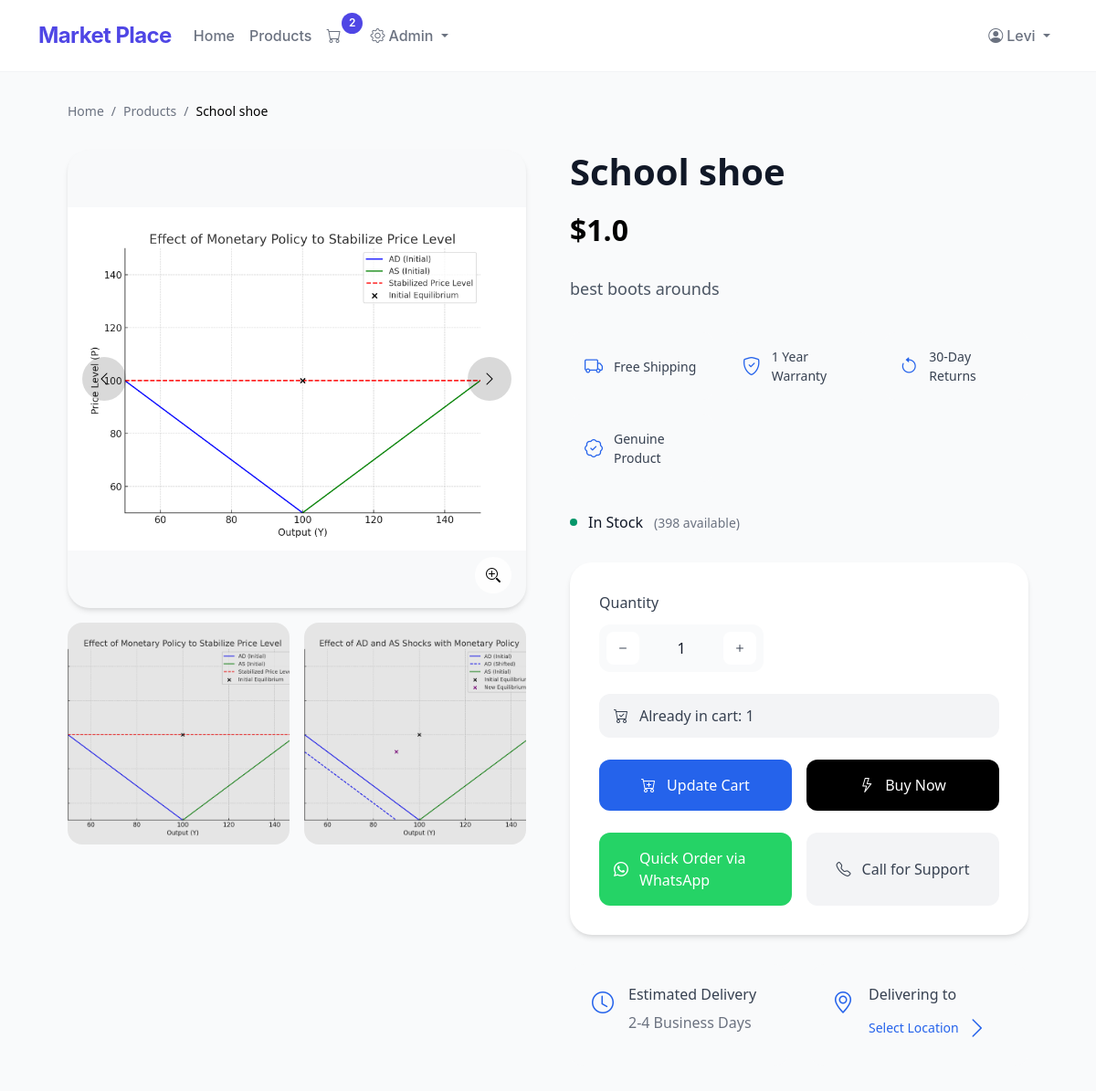
The page /product/2 (signed in) on the database as committed earlier.
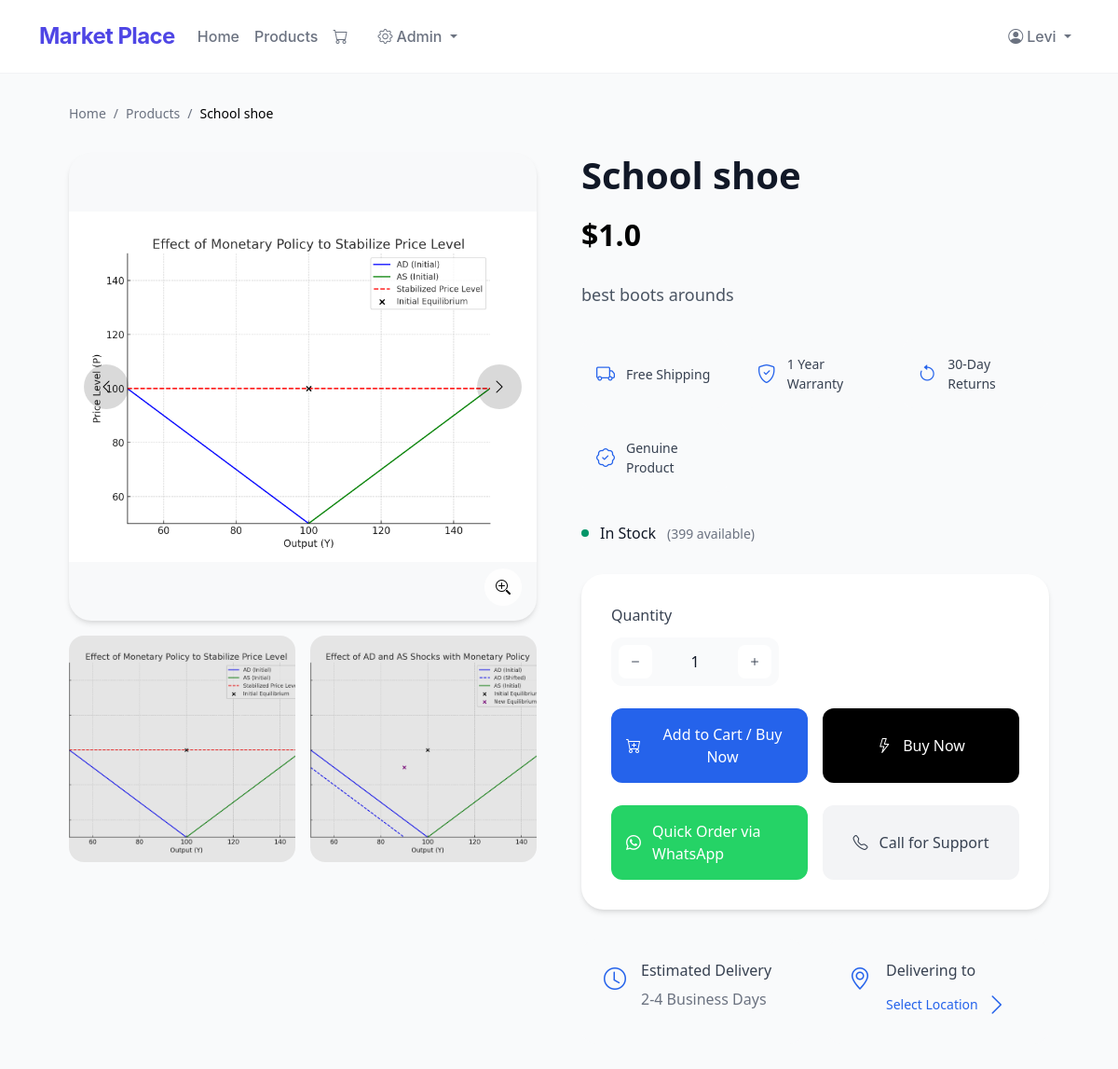
The same page on the database as committed later.
### app.py (models this page shows)
class Product(db.Model):
    __tablename__ = 'products'
    id = db.Column(db.Integer, primary_key=True)
    name = db.Column(db.String(100), nullable=False)
    description = db.Column(db.String(500), nullable=True)
    price = db.Column(db.Float, nullable=False)
    stock_quantity = db.Column(db.Integer, nullable=False)
    category_id = db.Column(db.Integer, db.ForeignKey('categories.id'), nullable=False)
    order_items = db.relationship('OrderItem', backref='product', lazy=True)
    images = db.relationship('ProductImage', backref='product', lazy=True)

class ProductImage(db.Model):
    __tablename__ = 'product_images'
    id = db.Column(db.Integer, primary_key=True)
    product_id = db.Column(db.Integer, db.ForeignKey('products.id'), nullable=False)
    image_url = db.Column(db.String(200), nullable=False)

class OrderItem(db.Model):
    __tablename__ = 'order_items'
    id = db.Column(db.Integer, primary_key=True)
    order_id = db.Column(db.Integer, db.ForeignKey('orders.id'), nullable=False)
    product_id = db.Column(db.Integer, db.ForeignKey('products.id'), nullable=False)
    quantity = db.Column(db.Integer, nullable=False)
    price_at_time = db.Column(db.Float, nullable=False)

### app.py (the view)
@app.route('/product/<int:product_id>')
def product_detail(product_id):
    product = Product.query.get_or_404(product_id)
    existing_order_item = None
    if 'user_id' in session:
        order = Order.query.filter_by(user_id=session['user_id'], status="Pending").first()
        if order:
            existing_order_item = OrderItem.query.filter_by(order_id=order.id, product_id=product_id).first()
    serialized_images = [{"image_url": image.image_url} for image in product.images]
    return render_template(
        'product_detail.html',
        product=product,
        existing_order_item=existing_order_item,
        images=serialized_images
    )

### app.py (called while the page is built)
def get_cart_unique_items():
    if 'user_id' in session:
        order = Order.query.filter_by(user_id=session['user_id'], status="Pending").first()
        if order:
            return OrderItem.query.filter_by(order_id=order.id).count()
    return 0

@app.context_processor
def inject_cart_count():
    return dict(cart_count=get_cart_unique_items())

### templates/product_detail.html (shortened to what this page needs)
{% extends 'base.html' %}
{% block content %}
<div class="product-container">
    <nav class="breadcrumb">
        <a href="{{ url_for('home') }}">Home</a>
        <span>/</span>
        <a href="{{ url_for('products') }}">Products</a>
        <span>/</span>
        <span class="current">{{ product.name }}</span>
    </nav>
    <div class="product-grid">
        <div class="image-section">
            <div class="main-image-container" id="image-container">
                {% if product.images %}
                    <div class="image-wrapper">
                        <img id="main-image"
                             src="{{ url_for('static', filename='uploads/' + product.images[0].image_url) }}"
                             alt="Image of {{ product.name }}">
                    </div>
                    <button class="nav-btn prev-btn" id="prev-btn">
                        <i class="bi bi-chevron-left"></i>
                    </button>
                    <button class="nav-btn next-btn" id="next-btn">
                        <i class="bi bi-chevron-right"></i>
                    </button>
                    <button class="zoom-btn" onclick="toggleZoom()">
                        <i class="bi bi-zoom-in"></i>
                    </button>
                {% else %}
                    <div class="no-image">
                        <i class="bi bi-image"></i>
                        <p>No image available</p>
                    </div>
                {% endif %}
            </div>
            <div class="thumbnail-strip">
                {% for image in product.images %}
                    <div class="thumbnail"
                         onclick="updateMainImage('{{ url_for('static', filename='uploads/' + image.image_url) }}', {{ loop.index0 }})">
                        <img src="{{ url_for('static', filename='uploads/' + image.image_url) }}"
                             alt="Thumbnail of {{ product.name }}">
                        <div class="thumbnail-overlay"></div>
                    </div>
                {% endfor %}
            </div>
        </div>
        <div class="product-info">
            <div class="product-header">
                <h1>{{ product.name }}</h1>
                <div class="price-section">
                    <span class="current-price">${{ product.price }}</span>
                </div>
            </div>
            <div class="product-description">
                {{ product.description }}
            </div>
            <div class="features-grid">
                <div class="feature">
                    <i class="bi bi-truck"></i>
                    <span>Free Shipping</span>
                </div>
                <div class="feature">
                    <i class="bi bi-shield-check"></i>
                    <span>1 Year Warranty</span>
                </div>
                <div class="feature">
                    <i class="bi bi-arrow-counterclockwise"></i>
                    <span>30-Day Returns</span>
                </div>
                <div class="feature">
                    <i class="bi bi-patch-check"></i>
                    <span>Genuine Product</span>
                </div>
            </div>
            <div class="stock-status {% if product.stock_quantity > 0 %}in-stock{% else %}out-of-stock{% endif %}">
                <div class="stock-indicator">
                    <div class="indicator-dot"></div>
                    {% if product.stock_quantity > 0 %}
                        <span>In Stock</span>
                        <span class="stock-count">({{ product.stock_quantity }} available)</span>
                    {% else %}
                        <span>Out of Stock</span>
                    {% endif %}
                </div>
            </div>
            <div class="purchase-card">
                <form method="POST" action="{{ url_for('add_to_cart', product_id=product.id) }}" class="purchase-form">
                    <div class="quantity-selector">
                        <label for="quantity">Quantity</label>
                        <div class="quantity-controls">
                            <button type="button" onclick="decrementQuantity()" class="qty-btn">
                                <i class="bi bi-dash"></i>
                            </button>
                            <input type="number" id="quantity" name="quantity" value="1"
                                   min="1" max="{{ product.stock_quantity }}" required>
                            <button type="button" onclick="incrementQuantity()" class="qty-btn">
                                <i class="bi bi-plus"></i>
                            </button>
                        </div>
                    </div>
                    {% if existing_order_item %}
                        <div class="cart-notice">
                            <i class="bi bi-cart-check"></i>
                            <span>Already in cart: {{ existing_order_item.quantity }}</span>
                        </div>
                    {% endif %}
                    <div class="purchase-buttons">
                        <button type="submit" class="primary-btn add-to-cart">
                            <i class="bi bi-cart-plus"></i>
                            <span>{% if existing_order_item %}Update Cart{% else %}Add to Cart / Buy Now{% endif %}</span>
                        </button>
                        <button type="button" class="primary-btn buy-now">
                            <i class="bi bi-lightning"></i>
                            <span>Buy Now</span>
                        </button>
                    </div>
                </form>
                <div class="alternative-purchase">
                    <a href="https://wa.me/{{ whatsapp_number }}?text=Hello%2C%20I%20am%20interested%20in%20{{ product.name }}."
                       class="whatsapp-btn" target="_blank">
                        <i class="bi bi-whatsapp"></i>
                        <span>Quick Order via WhatsApp</span>
                    </a>
                    <a href="tel:{{ phone_number }}" class="phone-btn">
                        <i class="bi bi-telephone"></i>
                        <span>Call for Support</span>
                    </a>
                </div>
            </div>
            <div class="delivery-info">
                <div class="delivery-time">
                    <i class="bi bi-clock"></i>
                    <div>
                        <h4>Estimated Delivery</h4>
                        <p>2-4 Business Days</p>
                    </div>
                </div>
                <div class="delivery-location">
                    <i class="bi bi-geo-alt"></i>
                    <div>
                        <h4>Delivering to</h4>
                        <button class="change-location" onclick="updateLocation()">
                            Select Location <i class="bi bi-chevron-right"></i>
                        </button>
                    </div>
                </div>
            </div>
        </div>
    </div>
</div>
{% endblock %}

### templates/base.html (shortened to what this page needs)
<!DOCTYPE html>
<html lang="en">
<head>
    <link rel="stylesheet" href="https://cdn.jsdelivr.net/npm/bootstrap-icons@1.7.2/font/bootstrap-icons.css">
    <link rel="stylesheet" href="https://cdn.jsdelivr.net/npm/bootstrap@5.3.1/dist/css/bootstrap.min.css">
    <link rel="stylesheet" href="{{ url_for('static', filename='css/styles.css') }}">
</head>
<body>
    <nav class="navbar navbar-expand-lg navbar-custom sticky-top">
        <div class="container">
            <a class="navbar-brand" href="{{ url_for('home') }}">Market Place</a>
            <div class="collapse navbar-collapse" id="navbarNav">
                <ul class="navbar-nav me-auto">
                    <li class="nav-item"><a class="nav-link" href="{{ url_for('home') }}">Home</a></li>
                    <li class="nav-item"><a class="nav-link" href="{{ url_for('products') }}">Products</a></li>
                    {% if session.get('user_id') %}
                    <li class="nav-item">
                        <a class="nav-link cart-link" href="{{ url_for('view_cart') }}">
                            <i class="bi bi-cart"></i>
                            {% if cart_count > 0 %}
                            <span class="cart-count">{{ cart_count }}</span>
                            {% endif %}
                        </a>
                    </li>
                    {% endif %}
                    {% if session.get('user_role') == 'admin' %}
                    <li class="nav-item dropdown">
                        <a class="nav-link dropdown-toggle" href="#" role="button" data-bs-toggle="dropdown">
                            <i class="bi bi-gear me-1"></i>Admin
                        </a>
                    </li>
                    {% endif %}
                </ul>
                <ul class="navbar-nav">
                    {% if session.get('user_id') %}
                    <li class="nav-item dropdown">
                        <a class="nav-link dropdown-toggle" href="#" id="userDropdown" data-bs-toggle="dropdown">
                            <i class="bi bi-person-circle me-1"></i>{{ session.get('user_name') }}
                        </a>
                    </li>
                    {% endif %}
                </ul>
            </div>
        </div>
    </nav>
    <div class="container my-4">
        {% block content %}{% endblock %}
    </div>
</body>
</html>

### templates/base.html (style rules this page uses)
:root { --primary-color: #4F46E5; --hover-color: #4338CA; --background-light: #F9FAFB; --text-primary: #111827; --text-secondary: #6B7280; }
body { font-family: 'Inter', system-ui, -apple-system, sans-serif; background-color: var(--background-light); color: var(--text-primary); }
.navbar-custom { background-color: rgba(255, 255, 255, 0.95); backdrop-filter: blur(10px); border-bottom: 1px solid rgba(229, 231, 235, 0.5); padding: 1rem 0; }
.navbar-custom .navbar-brand { font-size: 1.5rem; font-weight: 700; color: var(--primary-color); letter-spacing: -0.025em; }
.navbar-custom .nav-link { color: var(--text-secondary); font-weight: 500; padding: 0.5rem 1rem; transition: all 0.2s ease; border-radius: 0.5rem; }
.cart-link { position: relative; padding-right: 1.5rem !important; }

Rows that differ between the two databases and show on the page:
removed OrderItem: quantity "1"
changed Product "School shoe": stock_quantity "398" → "399"
Other text that changed with them:
{{ cart_count }}: "2" → (not shown)
text no longer shown: "Already in cart: Update Cart"
text now shown: "Add to Cart / Buy Now"
